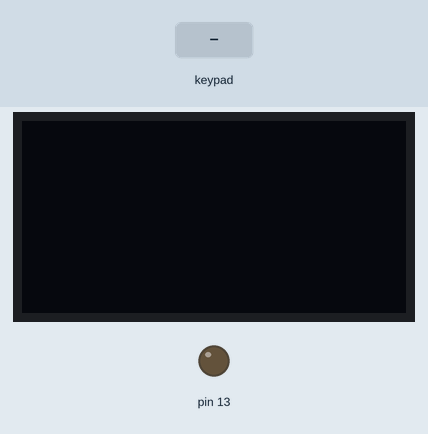
Simulated run of this sketch. Board: Arduino Uno, built with avr-gcc and run on an emulated ATmega328P. Shown: 128×64 one-colour display, output pins drawn as LEDs (lit = HIGH). Inputs (shaded band) come from the test bench. What the sketch prints to the serial monitor is not drawn.

Above: at 1.7 s.
1.8 s: key '1' pressed
At 2.4 s:
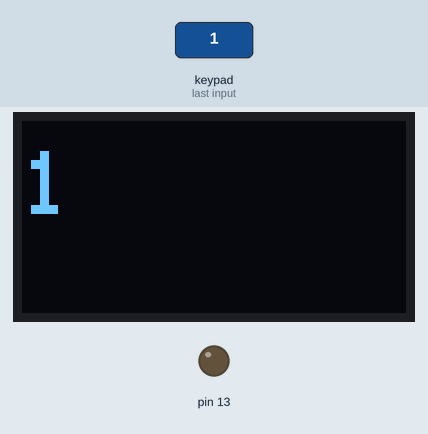
At 7.2 s:
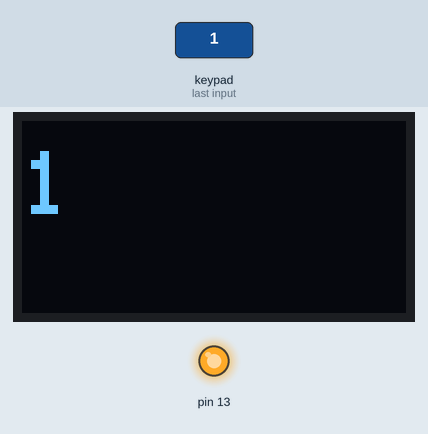
Timing chart, 0 to 18.4 s (numbered marks = the images above; inputs shaded):
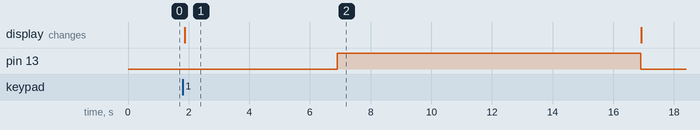

Measured:
- after the input at 1.8 s, pin 13: LOW → HIGH after 5.1 s, → LOW 10.0 s later; the display: changes after 0.07 s (image 1)

The sketch:

sketch_jun28a.ino
```cpp
#include <Adafruit_SSD1306.h>
#include <splash.h>

#include <Adafruit_GFX.h>
#include <Adafruit_GrayOLED.h>
#include <Adafruit_SPITFT.h>
#include <Adafruit_SPITFT_Macros.h>
#include <gfxfont.h>

#include <Keypad.h>
#define SCREEN_WIDTH 128 // OLED display width,  in pixels
#define SCREEN_HEIGHT 64 // OLED display height, in pixels

// declare an SSD1306 display object connected to I2C
Adafruit_SSD1306 oled(SCREEN_WIDTH, SCREEN_HEIGHT, &Wire, -1);

const byte ROWS = 4;
const byte COLS = 4;
int i;
char hexaKeys[ROWS][COLS] = {
  {'1', '2', '3', 'A'},
  {'4', '5', '6', 'B'},
  {'7', '8', '9', 'C'},
  {'*', '0', '#', 'D'}
};

byte rowPins[ROWS] = {9, 8, 7, 6};
byte colPins[COLS] = {5, 4, 3, 2};

Keypad customKeypad = Keypad(makeKeymap(hexaKeys), rowPins, colPins, ROWS, COLS);

void setup()
{
  Serial.begin(9600);
  if (!oled.begin(SSD1306_SWITCHCAPVCC, 0x3C)) {
    Serial.println(F("SSD1306 allocation failed"));
    while (true);
  }
delay(500); // wait for initializing
pinMode(13,OUTPUT);
pinMode(A0,INPUT);
oled.clearDisplay();
oled.setCursor(0,0);
}


void loop()
{
  char n = customKeypad.getKey();
  oled.setTextSize(3);          // text size
oled.setTextColor(WHITE);     // text color
oled.setCursor(0,10);
if(n)
{        // position to display
oled.println(n);
}
oled.display();
oled.setTextSize(3);          // text size
oled.setTextColor(WHITE);     // text color
oled.setCursor(0,10);
int b=int(n);
Serial.println(b);
int c=b-48;
for(i=1;i<=c;i++)
{
int a=analogRead(A0);
if(a>20)
{
oled.clearDisplay();
Serial.println("a=");
Serial.println(a);
delay(5000);
Serial.println("i=");
Serial.println(i);
oled.setTextSize(3);          // text size
oled.setTextColor(WHITE);     // text color
oled.setCursor(0,10);
oled.println(i);
oled.display();
if(i==c)
{
  digitalWrite(13,HIGH);
  delay(10000);
  digitalWrite(13,LOW);
  oled.clearDisplay();
}
oled.display();
oled.clearDisplay();
}
else
{
  i=i-1;
}
}
oled.display();
oled.clearDisplay();
}
```
